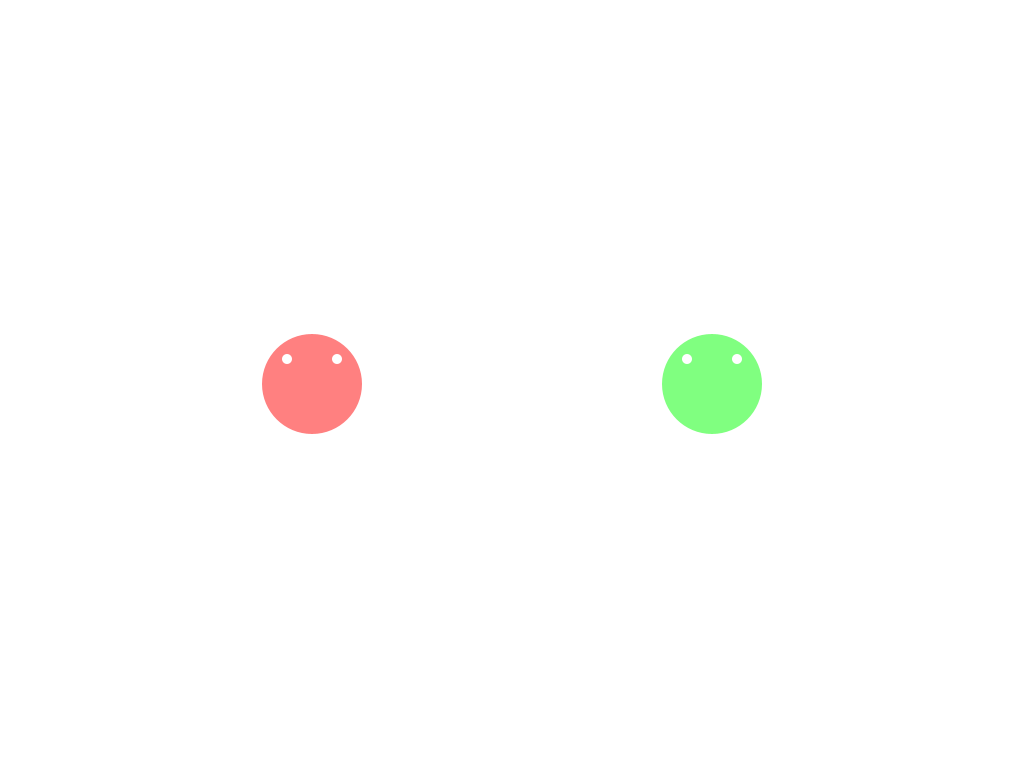
Frame 1 (no input)
Frame 60 (the mouse pressed at the canvas centre just before this capture): identical to frame 1, image omitted
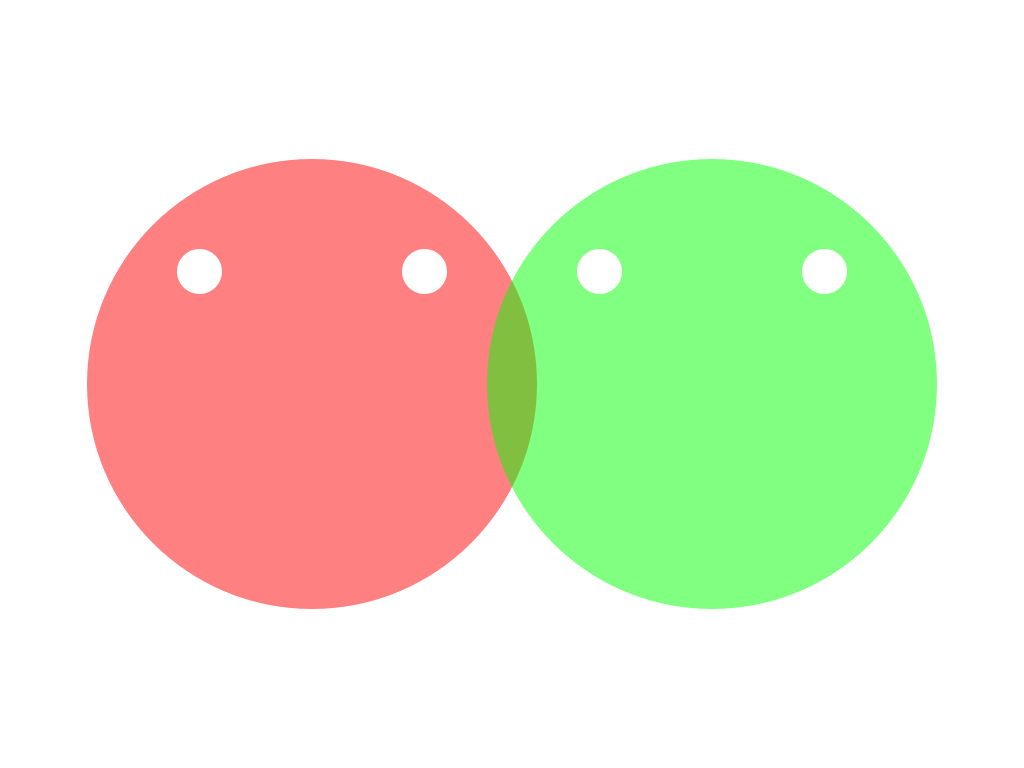
Frame 120 (the mouse held since frame 60 and released just before this capture)

The Processing sketch that drew these frames (run headless with seeded random() and noise(); from frame 60 on, the mouse is pressed at the canvas centre):

// Processing sketch: fabian
// ── fabian.pde
void setup() {
    size(1024, 768);
}

void draw_face(float position_x, float position_y, float face_scale, color face_color) {
    float head_size = 200 * face_scale;
    float eye_size = 20 * face_scale;
    float eye_position_x = 50 * face_scale;
    float eye_position_y = 50 * face_scale;

    noStroke();
    fill(face_color);
    circle(position_x, position_y, head_size);
    fill(255);
    circle(position_x - eye_position_x, position_y - eye_position_y, eye_size);
    circle(position_x + eye_position_x, position_y - eye_position_y, eye_size);
}

void draw() {
    background(255);
    
    float current_face_scale = map(mouseX, 0, width, 0.5, 4);
    draw_face(width / 2 - 200, height / 2, current_face_scale, color(255, 0, 0, 127));
    
    float current_face_scale2 = map(mouseY, 0, height, 0.5, 4);
    draw_face(width / 2 + 200, height / 2, current_face_scale2, color(0, 255, 0, 127));
}
